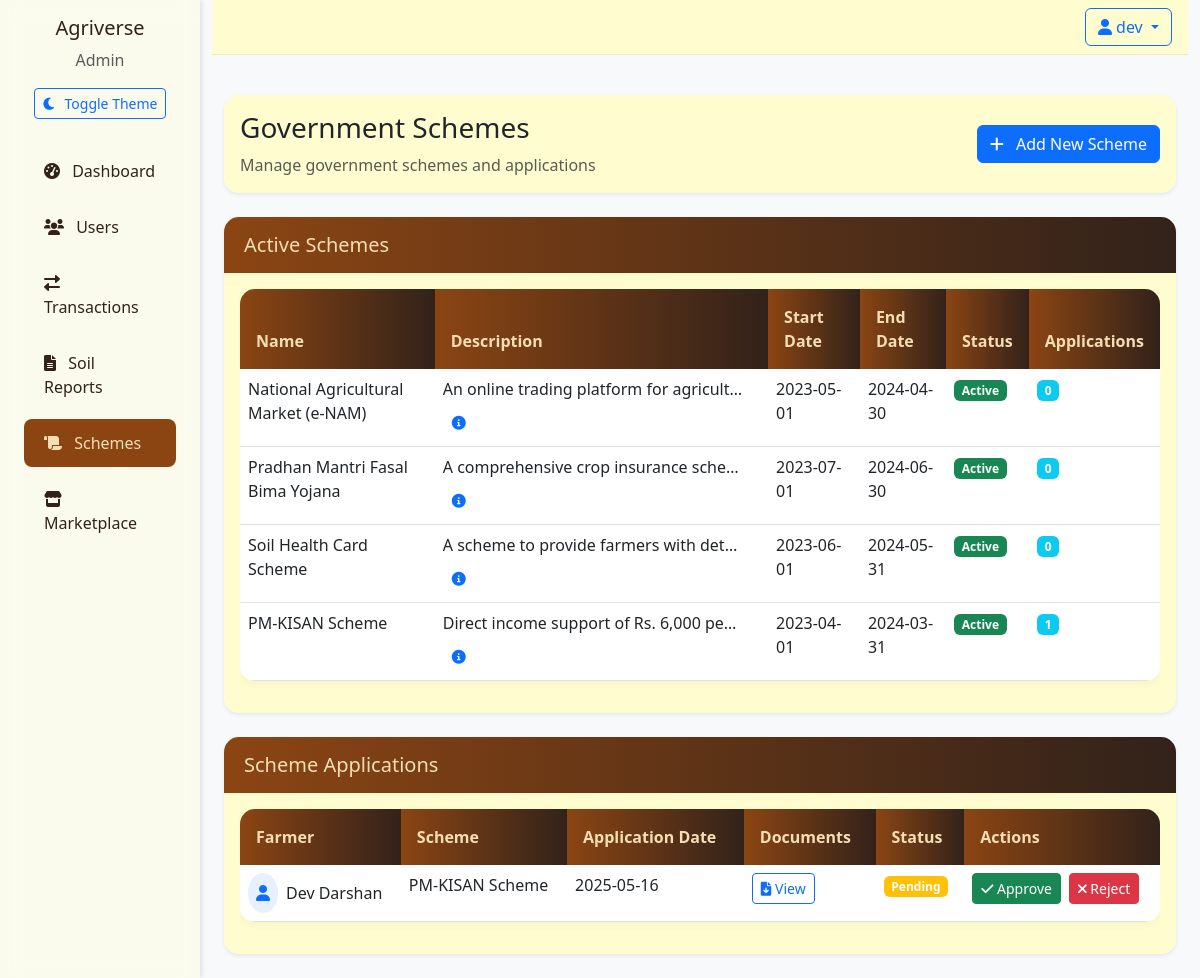
Screenshot of /admin/schemes (signed in) with the database file from the repository.
### app/models/__init__.py (models this page shows)
class User(UserMixin, db.Model):
    id = db.Column(db.Integer, primary_key=True)
    email = db.Column(db.String(120), unique=True, nullable=False)
    password_hash = db.Column(db.String(128), nullable=False)
    name = db.Column(db.String(100), nullable=False)
    role = db.Column(db.String(20), nullable=False)  # 'farmer', 'investor', 'admin'
    created_at = db.Column(db.DateTime, default=datetime.utcnow)
    is_active = db.Column(db.Boolean, default=True)
    is_verified = db.Column(db.Boolean, default=False)
    wallet_balance = db.Column(db.Float, default=0.0)  # User's wallet balance
    farm_name = db.Column(db.String(100))
    farm_location = db.Column(db.String(200))
    farm_size = db.Column(db.Float)  # in acres
    company_name = db.Column(db.String(100))
    investment_capacity = db.Column(db.Float)
    products = db.relationship('Product', backref='seller', lazy=True)
    investments_made = db.relationship('Investment',
                                     backref='investor',
                                     lazy=True,
                                     foreign_keys='Investment.investor_id')
    investments_received = db.relationship('Investment',
                                         backref='farmer',
                                         lazy=True,
                                         foreign_keys='Investment.farmer_id')
    soil_reports = db.relationship('SoilReport', backref='farmer', lazy=True)

class GovScheme(db.Model):
    id = db.Column(db.Integer, primary_key=True)
    name = db.Column(db.String(100), nullable=False)
    description = db.Column(db.Text)
    eligibility_criteria = db.Column(db.Text)
    benefits = db.Column(db.Text)
    start_date = db.Column(db.DateTime, nullable=False)
    end_date = db.Column(db.DateTime, nullable=False)
    status = db.Column(db.String(20), default='active')  # active, expired, cancelled
    created_at = db.Column(db.DateTime, default=datetime.utcnow)
    applications = db.relationship('SchemeApplication', backref='scheme', lazy=True)

class SchemeApplication(db.Model):
    id = db.Column(db.Integer, primary_key=True)
    farmer_id = db.Column(db.Integer, db.ForeignKey('user.id'), nullable=False)
    scheme_id = db.Column(db.Integer, db.ForeignKey('gov_scheme.id'), nullable=False)
    application_date = db.Column(db.DateTime, default=datetime.utcnow)
    status = db.Column(db.String(20), default='pending')  # pending, approved, rejected
    documents_url = db.Column(db.String(200))
    notes = db.Column(db.Text)
    farmer = db.relationship('User', backref='scheme_applications')

### app/routes/admin.py (the view)
@admin_bp.route('/admin/schemes')
@login_required
@admin_required
def schemes():
    try:
        schemes = GovScheme.query.filter(
            GovScheme.start_date != None,
            GovScheme.end_date != None
        ).order_by(GovScheme.created_at.desc()).all()
        applications = SchemeApplication.query.filter(
            SchemeApplication.application_date != None
        ).order_by(SchemeApplication.application_date.desc()).all()
        return render_template('admin/schemes.html',
                             schemes=schemes,
                             applications=applications)
    except Exception as e:
        print(f"Admin Schemes Error: {str(e)}")  # Log the error
        flash('An error occurred while loading schemes. Please try again.', 'error')
        return redirect(url_for('admin.dashboard'))

### app/templates/admin/schemes.html (shortened to what this page needs)
{% extends "base.html" %}
{% block content %}
<div class="container-fluid py-4">
    <div class="row mb-4">
        <div class="col-12">
            <div class="card border-0 shadow-sm">
                <div class="card-body">
                    <div class="d-flex justify-content-between align-items-center">
                        <div>
                            <h1 class="h3 mb-2">Government Schemes</h1>
                            <p class="text-muted mb-0">Manage government schemes and applications</p>
                        </div>
                        <button type="button" class="btn btn-primary" data-bs-toggle="modal" data-bs-target="#addSchemeModal">
                            <i class="fas fa-plus me-2"></i> Add New Scheme
                        </button>
                    </div>
                </div>
            </div>
        </div>
    </div>
    <div class="row mb-4">
        <div class="col-12">
            <div class="card border-0 shadow-sm">
                <div class="card-header bg-white py-3">
                    <h5 class="mb-0">Active Schemes</h5>
                </div>
                <div class="card-body">
                    <div class="table-responsive">
                        <table class="table table-hover">
                            <thead>
                                <tr>
                                    <th>Name</th>
                                    <th>Description</th>
                                    <th>Start Date</th>
                                    <th>End Date</th>
                                    <th>Status</th>
                                    <th>Applications</th>
                                </tr>
                            </thead>
                            <tbody>
                                {% for scheme in schemes %}
                                <tr>
                                    <td>{{ scheme.name }}</td>
                                    <td>
                                        <span class="d-inline-block text-truncate" style="max-width: 300px;">
                                            {{ scheme.description }}
                                        </span>
                                        <button type="button"
                                                class="btn btn-sm btn-link"
                                                data-bs-toggle="tooltip"
                                                data-bs-placement="top"
                                                title="{{ scheme.description }}">
                                            <i class="fas fa-info-circle"></i>
                                        </button>
                                    </td>
                                    <td>{{ scheme.start_date.strftime('%Y-%m-%d') if scheme.start_date else 'N/A' }}</td>
                                    <td>{{ scheme.end_date.strftime('%Y-%m-%d') if scheme.end_date else 'N/A' }}</td>
                                    <td>
                                        <span class="badge bg-{{ 'success' if scheme.status == 'active' else 'secondary' }}">
                                            {{ scheme.status|title }}
                                        </span>
                                    </td>
                                    <td>
                                        {% set application_count = scheme.applications|length %}
                                        <span class="badge bg-info">{{ application_count }}</span>
                                    </td>
                                </tr>
                                {% endfor %}
                            </tbody>
                        </table>
                    </div>
                </div>
            </div>
        </div>
    </div>
    <div class="row">
        <div class="col-12">
            <div class="card border-0 shadow-sm">
                <div class="card-header bg-white py-3">
                    <h5 class="mb-0">Scheme Applications</h5>
                </div>
                <div class="card-body">
                    <div class="table-responsive">
                        <table class="table table-hover">
                            <thead>
                                <tr>
                                    <th>Farmer</th>
                                    <th>Scheme</th>
                                    <th>Application Date</th>
                                    <th>Documents</th>
                                    <th>Status</th>
                                    <th>Actions</th>
                                </tr>
                            </thead>
                            <tbody>
                                {% for application in applications %}
                                <tr>
                                    <td>
                                        {% if application.farmer %}
                                            <div class="d-flex align-items-center">
                                                <div class="avatar-sm bg-primary bg-opacity-10 rounded-circle p-2 me-2">
                                                    <i class="fas fa-user text-primary"></i>
                                                </div>
                                                {{ application.farmer.name }}
                                            </div>
                                        {% else %}
                                            <span class="text-muted">Unknown Farmer</span>
                                        {% endif %}
                                    </td>
                                    <td>
                                        {% if application.scheme %}
                                            {{ application.scheme.name }}
                                        {% else %}
                                            <span class="text-muted">Unknown Scheme</span>
                                        {% endif %}
                                    </td>
                                    <td>{{ application.application_date.strftime('%Y-%m-%d') if application.application_date else 'N/A' }}</td>
                                    <td>
                                        {% if application.documents_url %}
                                            <a href="{{ application.documents_url }}" target="_blank" class="btn btn-sm btn-outline-primary">
                                                <i class="fas fa-file-download"></i> View
                                            </a>
                                        {% else %}
                                            <span class="text-muted">No documents</span>
                                        {% endif %}
                                    </td>
                                    <td>
                                        {% set status_colors = {
                                            'pending': 'warning',
                                            'approved': 'success',
                                            'rejected': 'danger'
                                        } %}
                                        <span class="badge bg-{{ status_colors.get(application.status, 'secondary') }}">
                                            {{ application.status|default('Unknown')|title }}
                                        </span>
                                    </td>
                                    <td>
                                        {% if application.status == 'pending' %}
                                            <div class="btn-group">
                                                <form action="{{ url_for('admin.update_scheme_application', application_id=application.id) }}" method="POST" class="d-inline">
                                                    <button type="submit" class="btn btn-sm btn-success me-2">
                                                        <i class="fas fa-check"></i> Approve
                                                    </button>
                                                </form>
                                                <form action="{{ url_for('admin.update_scheme_application', application_id=application.id) }}" method="POST" class="d-inline">
                                                    <button type="submit" class="btn btn-sm btn-danger">
                                                        <i class="fas fa-times"></i> Reject
                                                    </button>
                                                </form>
                                            </div>
                                        {% else %}
                                            <span class="text-muted">No actions available</span>
                                        {% endif %}
                                    </td>
                                </tr>
                                {% endfor %}
                            </tbody>
                        </table>
                    </div>
                </div>
            </div>
        </div>
    </div>
</div>
{% endblock %}

### app/templates/base.html (shortened to what this page needs)
<!DOCTYPE html>
<html lang="en" data-bs-theme="light">
<head>
    <link href="https://cdn.jsdelivr.net/npm/bootstrap@5.3.0/dist/css/bootstrap.min.css" rel="stylesheet">
    <link href="https://cdnjs.cloudflare.com/ajax/libs/font-awesome/6.0.0/css/all.min.css" rel="stylesheet">
    <link href="{{ url_for('static', filename='css/style.css') }}" rel="stylesheet">
</head>
<body>
    <div class="container-fluid">
        <div class="row">
            {% if current_user.is_authenticated %}
            <div class="col-md-2 sidebar">
                <div class="d-flex flex-column">
                    <div class="text-center mb-4">
                        <h5 class="mb-2">Agriverse</h5>
                        <p class="text-muted mb-3">{{ current_user.role|title }}</p>
                        <button id="theme-toggle" class="btn btn-sm btn-outline-primary">
                            <i class="fas fa-moon me-2"></i>Toggle Theme
                        </button>
                    </div>
                    {% if current_user.role == 'admin' %}
                    <a href="{{ url_for('admin.dashboard') }}" class="nav-link {% if request.endpoint == 'admin.dashboard' %}active{% endif %}">
                        <i class="fas fa-tachometer-alt me-2"></i> Dashboard
                    </a>
                    <a href="{{ url_for('admin.users') }}" class="nav-link {% if request.endpoint == 'admin.users' %}active{% endif %}">
                        <i class="fas fa-users me-2"></i> Users
                    </a>
                    <a href="{{ url_for('admin.transactions') }}" class="nav-link {% if request.endpoint == 'admin.transactions' %}active{% endif %}">
                        <i class="fas fa-exchange-alt me-2"></i> Transactions
                    </a>
                    <a href="{{ url_for('admin.soil_reports') }}" class="nav-link {% if request.endpoint == 'admin.soil_reports' %}active{% endif %}">
                        <i class="fas fa-file-alt me-2"></i> Soil Reports
                    </a>
                    <a href="{{ url_for('admin.schemes') }}" class="nav-link {% if request.endpoint == 'admin.schemes' %}active{% endif %}">
                        <i class="fas fa-scroll me-2"></i> Schemes
                    </a>
                    {% endif %}
                    {% if current_user.role != 'farmer' %}
                    <a href="{{ url_for('main.marketplace') }}" class="nav-link {% if request.endpoint == 'main.marketplace' %}active{% endif %}">
                        <i class="fas fa-store me-2"></i> Marketplace
                    </a>
                    {% endif %}
                </div>
            </div>
            {% endif %}
            <div class="col-md-{% if current_user.is_authenticated %}10{% else %}12{% endif %}">
                <nav class="navbar navbar-expand-lg mb-3">
                    <div class="container-fluid px-3">
                        <div class="ms-auto d-flex align-items-center gap-2">
                            {% if current_user.is_authenticated %}
                            <div class="dropdown">
                                <button class="btn btn-outline-primary dropdown-toggle" type="button" id="userDropdown" data-bs-toggle="dropdown">
                                    <i class="fas fa-user me-1"></i>{{ current_user.name }}
                                </button>
                            </div>
                            {% endif %}
                        </div>
                    </div>
                </nav>
                {% block content %}{% endblock %}
            </div>
        </div>
    </div>
</body>
</html>

### rows the page displays
User: role "Admin", name "dev"
GovScheme: name "National Agricultural Market (e-NAM)", description "An online trading platform for agricult…", start_date "2023-05-01", end_date "2024-04-30", status "Active", application_count "0"
GovScheme: name "Pradhan Mantri Fasal Bima Yojana", description "A comprehensive crop insurance sche…", start_date "2023-07-01", end_date "2024-06-30", status "Active", application_count "0"
GovScheme: name "Soil Health Card Scheme", description "A scheme to provide farmers with det…", start_date "2023-06-01", end_date "2024-05-31", status "Active", application_count "0"
GovScheme: name "PM-KISAN Scheme", description "Direct income support of Rs. 6,000 pe…", start_date "2023-04-01", end_date "2024-03-31", status "Active", id "1"
SchemeApplication: farmer.name "Dev Darshan", scheme.name "PM-KISAN Scheme", application_date "2025-05-16", status "Pending"
